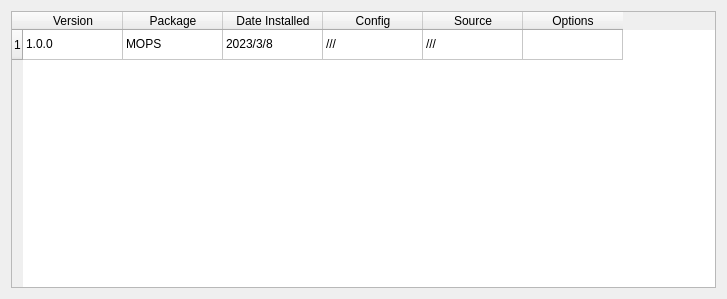
<?xml version="1.0" encoding="UTF-8"?>
<ui version="4.0">
 <class>Form</class>
 <widget class="QWidget" name="Form">
  <property name="geometry">
   <rect>
    <x>0</x>
    <y>0</y>
    <width>727</width>
    <height>299</height>
   </rect>
  </property>
  <property name="windowTitle">
   <string>Form</string>
  </property>
  <layout class="QHBoxLayout" name="horizontalLayout">
   <item>
    <widget class="QTableWidget" name="packages">
     <property name="enabled">
      <bool>true</bool>
     </property>
     <property name="cursor" stdset="0">
      <cursorShape>ArrowCursor</cursorShape>
     </property>
     <row>
      <property name="text">
       <string>1</string>
      </property>
     </row>
     <column>
      <property name="text">
       <string>Version</string>
      </property>
     </column>
     <column>
      <property name="text">
       <string>Package</string>
      </property>
      <property name="font">
       <font>
        <italic>false</italic>
        <bold>false</bold>
        <underline>false</underline>
        <strikeout>false</strikeout>
        <stylestrategy>PreferDefault</stylestrategy>
        <kerning>true</kerning>
       </font>
      </property>
     </column>
     <column>
      <property name="text">
       <string>Date Installed</string>
      </property>
     </column>
     <column>
      <property name="text">
       <string>Config</string>
      </property>
     </column>
     <column>
      <property name="text">
       <string>Source</string>
      </property>
     </column>
     <column>
      <property name="text">
       <string>Options</string>
      </property>
     </column>
     <item row="0" column="0">
      <property name="text">
       <string>1.0.0</string>
      </property>
      <property name="flags">
       <set>ItemIsSelectable|ItemIsEnabled</set>
      </property>
     </item>
     <item row="0" column="1">
      <property name="text">
       <string>MOPS</string>
      </property>
     </item>
     <item row="0" column="2">
      <property name="text">
       <string>2023/3/8</string>
      </property>
     </item>
     <item row="0" column="3">
      <property name="text">
       <string>///</string>
      </property>
     </item>
     <item row="0" column="4">
      <property name="text">
       <string>///</string>
      </property>
     </item>
    </widget>
   </item>
  </layout>
 </widget>
 <resources/>
 <connections/>
</ui>
